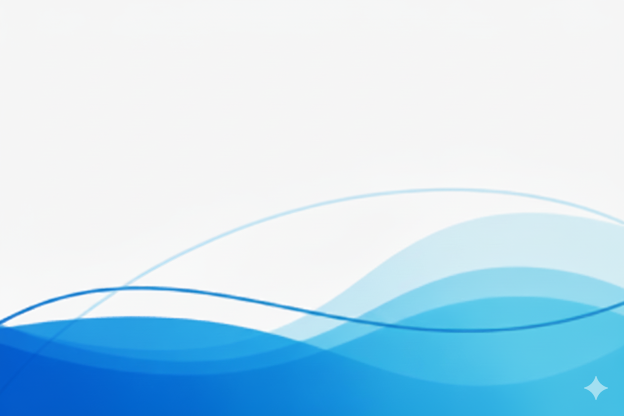
#> input picture front_bg.png, 1248 x 832 px (shown at 1/2 size)
$ python collegeid.py
#> lines starting #> are read from the running program, lines starting #| are printed output that depends on the picture
#> in generate_front, `card = Image.new("RGBA", (CARD_WIDTH, CARD_HEIGHT), (255,255,255,255))`: card: PIL image 1000x600 RGBA; every value is 255
from PIL import Image, ImageDraw, ImageFont
import qrcode
import barcode
from barcode.writer import ImageWriter
import os

# --- Constants ---
CARD_WIDTH, CARD_HEIGHT = 1000, 600
HEADER_HEIGHT = 140
SEPARATOR_HEIGHT = 40
BG_COLOR_FRONT = (255, 255, 255)
HEADER_COLOR = (11, 84, 129)
SEPARATOR_COLOR = (232, 240, 232)
FOOTER_COLOR = (80, 80, 80)
TEXT_COLOR = (0, 0, 0)
VALUE_COLOR = (40, 100, 40)
SIGN_TEXT_COLOR = (60, 60, 60)
PADDING = 40
LINE_HEIGHT = 38

# --- Paths (update accordingly) ---
logo_path = r"logo.png"
photo_path = r"photo.png"
sign_path = r"signature.png"
output_front = r"ID_front.png"
output_back = r"ID_back.png"
background_front = r"front_bg.png"
background_back = r"back_bg.png"

# --- College & Student Info ---
college = {
    "name": "Maharana Pratap Engineering College",
    "address": "Kothi, Mandhana, Kanpur, Uttar Pradesh",
    "contact": "+91-8081210087 / +91-8953400862",
    "toll_free": "1800-123-456",
    "website": "www.mpgi.edu.in"
}

student = {
    "name": "Edward Norton",
    "roll": "FGTCLB2983",
    "course": "B.Tech - Computer Science",
    "dob": "28-Feb-2000",
    "valid_upto": "31-May-2026"
}

emergency_contact = "Emergency Contact: +91-8081210087"

# --- Utility Functions ---
def load_font(size, bold=False):
    try:
        return ImageFont.truetype("arialbd.ttf" if bold else "arial.ttf", size)
    except:
        return ImageFont.load_default()

def load_and_resize_image(path, size):
    img = Image.open(path).convert("RGBA")
    img.thumbnail(size, Image.Resampling.LANCZOS)
    return img

def apply_background(base_card, background_path, alpha=50):
    """Paste semi-transparent background onto base card."""
#> called with background_path = 'front_bg.png', alpha = 50
    if background_path:
        bg = Image.open(background_path).convert("RGBA").resize((CARD_WIDTH, CARD_HEIGHT))
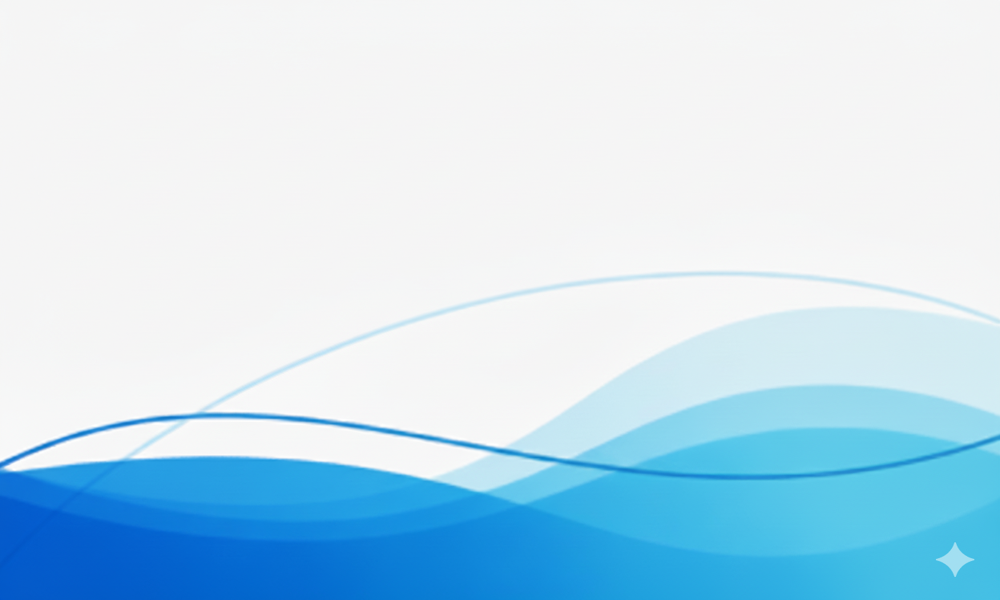
#> bg: PIL image 1000x600 RGBA; mean R, G, B, A 190.8, 222.3, 239.5, 255
        bg.putalpha(alpha)
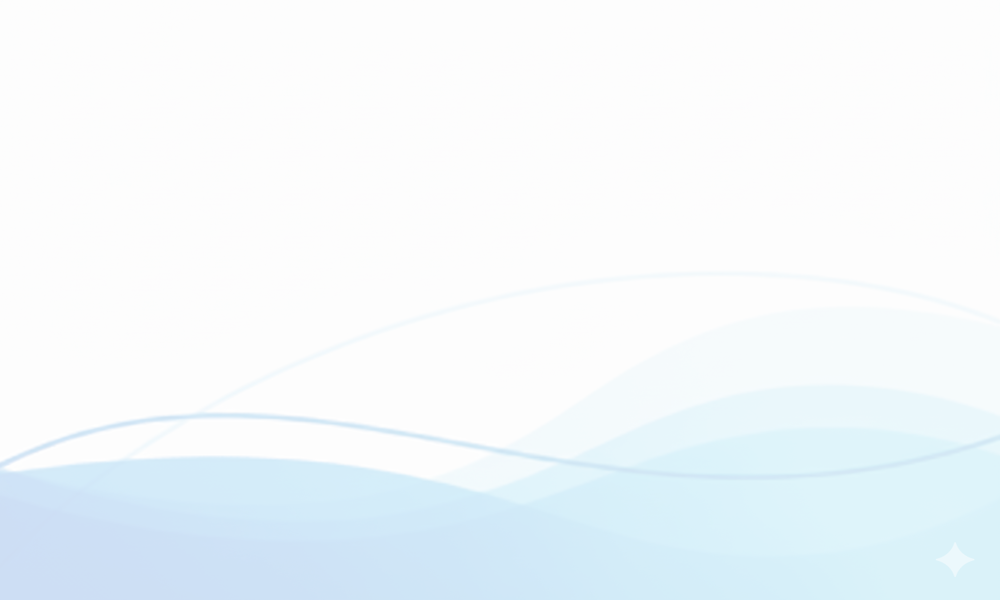
#> bg: PIL image 1000x600 RGBA; mean R, G, B, A 190.8, 222.3, 239.5, 50; transparent parts drawn white
        base_card.paste(bg, (0,0), bg)
    return base_card

# --- Generate Front ID ---
def generate_front(background_path=None, alpha=50):
    card = Image.new("RGBA", (CARD_WIDTH, CARD_HEIGHT), (255,255,255,255))

    # Apply semi-transparent background
    card = apply_background(card, background_path, alpha)
    draw = ImageDraw.Draw(card)

    # Header
    draw.rectangle([(0, 0), (CARD_WIDTH, HEADER_HEIGHT)], fill=HEADER_COLOR)
    draw.rectangle([(0, HEADER_HEIGHT), (CARD_WIDTH, HEADER_HEIGHT + SEPARATOR_HEIGHT)], fill=SEPARATOR_COLOR)

    # Fonts
    title_font = load_font(36, True)
    sub_font = load_font(18)
    body_font = load_font(22)
    small_font = load_font(16)

    # Logo
    logo = load_and_resize_image(logo_path, (220, 120))
    card.paste(logo, (PADDING, 10), logo)

    # Header Text
    draw.text((300, 25), college["name"], font=title_font, fill="white")
    draw.text((300, 75), "Founded: 1999", font=sub_font, fill="white")

    # Student Photo
    photo = load_and_resize_image(photo_path, (250, 300))
    card.paste(photo, (PADDING, HEADER_HEIGHT + SEPARATOR_HEIGHT + 40), photo)

    # Student Details
    start_x, y = 350, HEADER_HEIGHT + SEPARATOR_HEIGHT + 40
    labels = [
        ("Student Name:", student["name"]),
        ("Roll No.:", student["roll"]),
        ("Course:", student["course"]),
        ("Date of Birth:", student["dob"]),
        ("Address:", college["address"]),
        ("Valid Upto:", student["valid_upto"]),
    ]
    for label, value in labels:
        draw.text((start_x, y), label, font=body_font, fill=TEXT_COLOR)
        draw.text((start_x + 250, y), value, font=body_font, fill=VALUE_COLOR)
        y += LINE_HEIGHT

    # Signature
    sign = load_and_resize_image(sign_path, (200, 80))
    card.paste(sign, (start_x + 1, y + 1), sign)
    draw.text((start_x, y + 81), "Authorized Signatory", font=small_font, fill=SIGN_TEXT_COLOR)

    # Footer
    footer_text = f"{college['address']}    |    {college['contact']}    |    {college['website']}"
    draw.text((20, CARD_HEIGHT - 30), footer_text, font=small_font, fill=FOOTER_COLOR)

    card = card.convert("RGB")
    card.save(output_front)
    print(f"✅ Front side ID card saved at: {output_front}")

# --- Generate Back ID with Semi-Transparent Background, QR & Barcode ---
# [80 lines left out: function generate_back, not called in this run]

# --- Run ---
#> (the run stopped early here; a loop or call above may not have finished)
